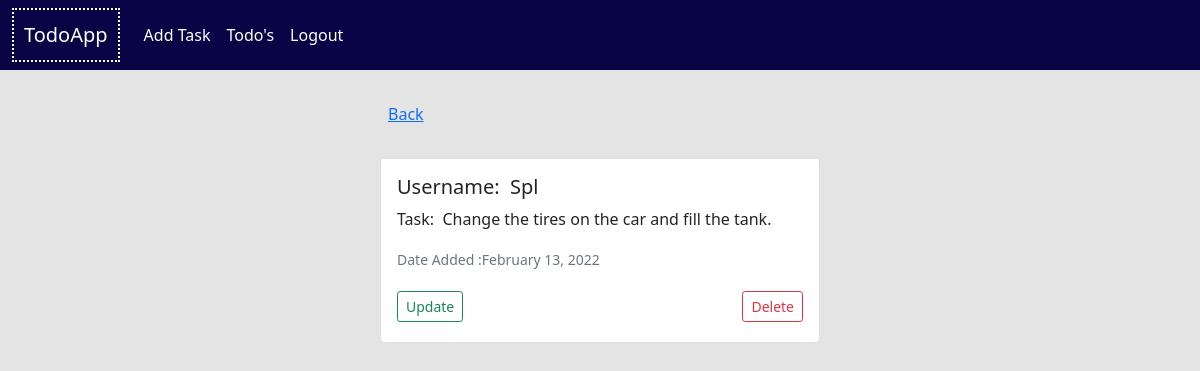
The app's page /detail_todo/dtd4l6-1230987spl-1230987zqz6e6/10/ (signed in) with its own data.
### todo/models.py (models this page shows, shortened)
class Todo(models.Model):
    todo_id = models.AutoField(primary_key=True)
    slug = models.SlugField(blank=True, null=True, editable=False)
    user = models.ForeignKey(User, on_delete=models.CASCADE)
    task = models.CharField(max_length=200)
    time_created = models.DateTimeField(auto_now_add=True)

### todo/views.py (the view)
# urls.py: path('detail_todo/<slug:slug>/<int:pk>/', DetailTodoView.as_view(), name='detail_todo'),
class DetailTodoView(LoginRequiredMixin, DetailView):
    model = Todo
    template_name = 'todo/detail.html'
    context_object_name = 'todos'

### templates/todo/detail.html (shortened to what this page needs)
{% extends "todo/base.html" %} {% block content %}
    <div class="col-10 m-auto mb-4 ">
    <p class='mb-4 p-2'> <a href="{% url 'list_todo' %}"> Back </a> </p>
      <div class="card text-left">
        <div class="card-body">
          <h5 class="card-title">Username: &nbsp{{todos.user.username|capfirst}}</h5>
          <p class="card-text">Task: &nbsp{{todos.task|capfirst}}</p>
          <p class="card-text"><small class="text-muted">Date Added :{{ todos.time_created|date:"F d, Y" }}</small></p>
                  {% if todos.user == user %}
        <div class="d-flex justify-content-between">
            <a class="btn btn-outline-success  btn-sm  mt-1 mb-1" href="{% url 'update_todo' todos.slug todos.todo_id %}">Update</a>
            <a class="btn btn-outline-danger  btn-sm mt-1 mb-1" href="{% url 'delete_todo' todos.slug todos.todo_id %}">Delete</a>
        </div>
        {% endif %}
        </div>
      </div>
    </div>
    </div>
{% endblock content %}

### records on screen
Todo: user.username "Spl", task "Change the tires on the car and fill the tank.", time_created "February 13, 2022"
